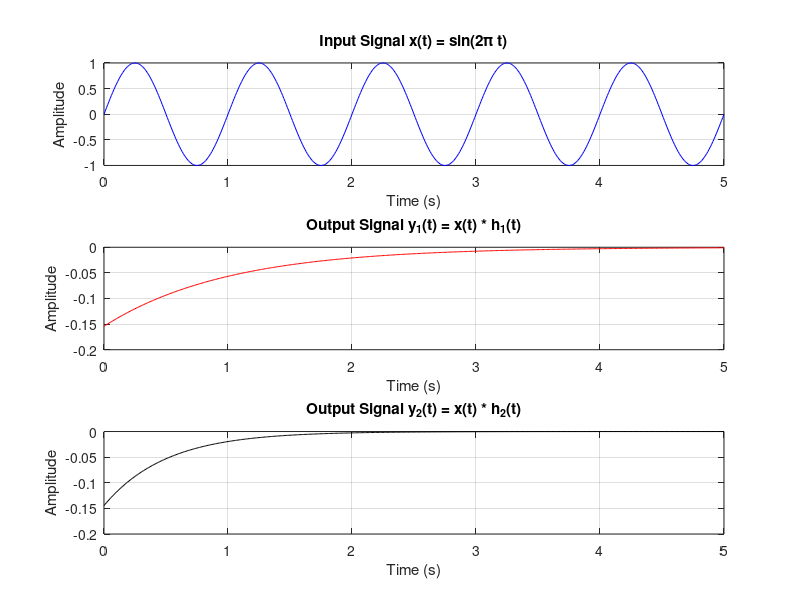

MATLAB code for this plot:

% (a) Define the input signal x(t) = sin(2*pi*t) for 0 <= t <= 5 
t = 0:0.01:5;  % Time vector with 0.01s step size 
x_t = sin(2*pi*t);  % Input signal 

% Define the two impulse responses 
t_h = 0:0.01:10;  % Time vector for h(t), large enough to capture convolution effects 
h1_t = exp(-t_h);  % h1(t) = e^(-t) 
h2_t = exp(-2*t_h);  % h2(t) = e^(-2t) 

% (b) Compute the convolutions y1(t) = x(t) * h1(t) and y2(t) = x(t) * h2(t) 
y1_t = conv(x_t, h1_t, 'same') * 0.01;  % Convolution with h1(t) 
y2_t = conv(x_t, h2_t, 'same') * 0.01;  % Convolution with h2(t) 

% (b) Plot the output signals y1(t) and y2(t) 
figure;

% Plot for y1(t) 
subplot(3,1,1); 
plot(t, x_t, 'b'); 
title('Input Signal x(t) = sin(2\pi t)'); 
xlabel('Time (s)'); 
ylabel('Amplitude'); 
grid on; 

% Plot for the output with h1(t) 
subplot(3,1,2); 
plot(t, y1_t, 'r'); 
title('Output Signal y_1(t) = x(t) * h_1(t)'); 
xlabel('Time (s)'); 
ylabel('Amplitude'); 
grid on; 

% Plot for the output with h2(t) 
subplot(3,1,3); 
plot(t, y2_t, 'k'); 
title('Output Signal y_2(t) = x(t) * h_2(t)'); 
xlabel('Time (s)'); 
ylabel('Amplitude'); 
grid on; 

% (c) Comparison and interpretation 
disp('Interpretation:'); 
disp('h_1(t) = e^(-t) decays slowly, meaning it retains more of the oscillations in the input signal.'); 
disp('h_2(t) = e^(-2t) decays faster, meaning it suppresses oscillations more quickly.'); 
disp('Thus, y_2(t) will have a quicker attenuation of the sinusoidal component compared to y_1(t).');

